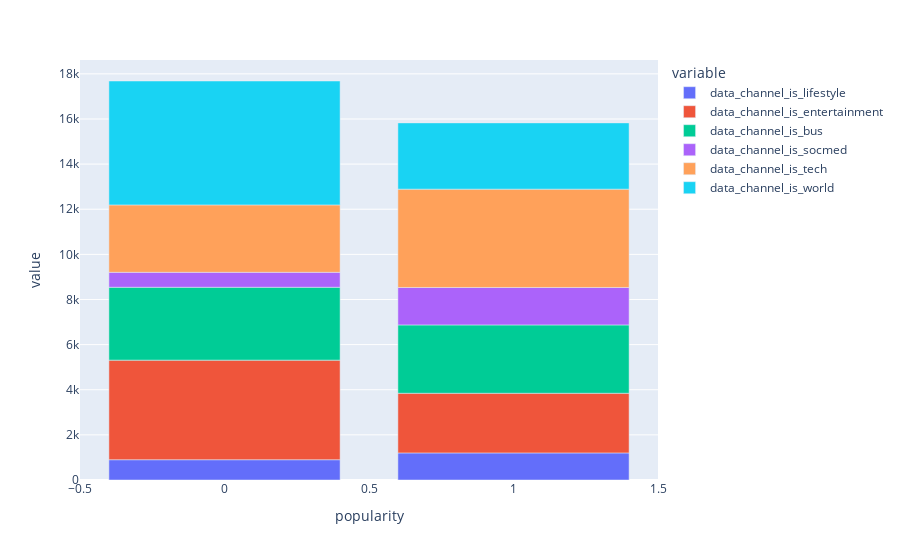

Notebook code cell kept with this figure:
### Code cell
df_channel = df_grouped.filter(regex='data_channel')
# df_channel.plot(kind='bar', figsize=(12, 9))
px.bar(df_channel, x=df_channel.index, y=df_channel.columns)

### Figure 1 — Plotly figure (JSON) as saved in the notebook; plotly's stock layout.template omitted (floating-point values rounded to 4 significant figures)
{"data": [{"alignmentgroup": "True", "hovertemplate": "variable=data_channel_is_lifestyle<br>popularity=%{x}<br>value=%{y}<extra></extra>", "legendgroup": "data_channel_is_lifestyle", "marker": {"color": "#636efa", "pattern": {"shape": ""}}, "name": "data_channel_is_lifestyle", "offsetgroup": "data_channel_is_lifestyle", "orientation": "v", "showlegend": true, "textposition": "auto", "type": "bar", "x": [0, 1], "xaxis": "x", "y": [899, 1200], "yaxis": "y"}, {"alignmentgroup": "True", "hovertemplate": "variable=data_channel_is_entertainment<br>popularity=%{x}<br>value=%{y}<extra></extra>", "legendgroup": "data_channel_is_entertainment", "marker": {"color": "#EF553B", "pattern": {"shape": ""}}, "name": "data_channel_is_entertainment", "offsetgroup": "data_channel_is_entertainment", "orientation": "v", "showlegend": true, "textposition": "auto", "type": "bar", "x": [0, 1], "xaxis": "x", "y": [4413, 2644], "yaxis": "y"}, {"alignmentgroup": "True", "hovertemplate": "variable=data_channel_is_bus<br>popularity=%{x}<br>value=%{y}<extra></extra>", "legendgroup": "data_channel_is_bus", "marker": {"color": "#00cc96", "pattern": {"shape": ""}}, "name": "data_channel_is_bus", "offsetgroup": "data_channel_is_bus", "orientation": "v", "showlegend": true, "textposition": "auto", "type": "bar", "x": [0, 1], "xaxis": "x", "y": [3229, 3029], "yaxis": "y"}, {"alignmentgroup": "True", "hovertemplate": "variable=data_channel_is_socmed<br>popularity=%{x}<br>value=%{y}<extra></extra>", "legendgroup": "data_channel_is_socmed", "marker": {"color": "#ab63fa", "pattern": {"shape": ""}}, "name": "data_channel_is_socmed", "offsetgroup": "data_channel_is_socmed", "orientation": "v", "showlegend": true, "textposition": "auto", "type": "bar", "x": [0, 1], "xaxis": "x", "y": [664, 1659], "yaxis": "y"}, {"alignmentgroup": "True", "hovertemplate": "variable=data_channel_is_tech<br>popularity=%{x}<br>value=%{y}<extra></extra>", "legendgroup": "data_channel_is_tech", "marker": {"color": "#FFA15A", "pattern": {"shape": ""}}, "name": "data_channel_is_tech", "offsetgroup": "data_channel_is_tech", "orientation": "v", "showlegend": true, "textposition": "auto", "type": "bar", "x": [0, 1], "xaxis": "x", "y": [2987, 4359], "yaxis": "y"}, {"alignmentgroup": "True", "hovertemplate": "variable=data_channel_is_world<br>popularity=%{x}<br>value=%{y}<extra></extra>", "legendgroup": "data_channel_is_world", "marker": {"color": "#19d3f3", "pattern": {"shape": ""}}, "name": "data_channel_is_world", "offsetgroup": "data_channel_is_world", "orientation": "v", "showlegend": true, "textposition": "auto", "type": "bar", "x": [0, 1], "xaxis": "x", "y": [5491, 2936], "yaxis": "y"}], "layout": {"barmode": "relative", "legend": {"title": {"text": "variable"}, "tracegroupgap": 0}, "margin": {"t": 60}, "xaxis": {"anchor": "y", "domain": [0, 1], "title": {"text": "popularity"}}, "yaxis": {"anchor": "x", "domain": [0, 1], "title": {"text": "value"}}}}
